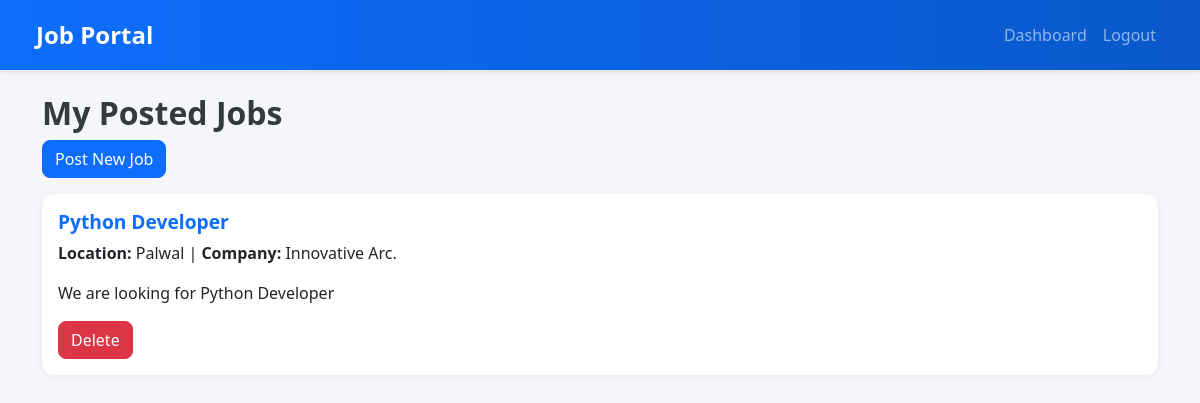
The page /dashboard (signed in) on the database its author committed.
### app.py (models this page shows)
class Job(db.Model):
    id = db.Column(db.Integer, primary_key=True)
    title = db.Column(db.String(200))
    location = db.Column(db.String(100))
    company = db.Column(db.String(100))
    salary = db.Column(db.String(100))
    description = db.Column(db.Text)
    employer_id = db.Column(db.Integer, db.ForeignKey('user.id'))

### app.py (the view, shortened to what this page needs)
@app.route('/dashboard', methods=['GET', 'POST'])
@login_required
def dashboard():
    if current_user.role == 'admin':
        return render_template('admin_dashboard.html', users=User.query.all(), jobs=Job.query.all(), applications=Application.query.all())
    elif current_user.role == 'employer':
        return render_template('employer_dashboard.html', jobs=Job.query.filter_by(employer_id=current_user.id).all())

### app.py (called while the page is built)
@login_manager.user_loader
def load_user(user_id):
    return User.query.get(int(user_id))

### templates/employer_dashboard.html
{% extends 'base.html' %}
{% block content %}
<h2>My Posted Jobs</h2>
<a href="{{ url_for('post_job') }}" class="btn btn-primary mb-3">Post New Job</a>
{% for job in jobs %}
<div class="card mb-3">
    <div class="card-body">
        <h5 class="card-title">{{ job.title }}</h5>
        <p class="card-text"><strong>Location:</strong> {{ job.location }} | <strong>Company:</strong> {{ job.company }}</p>
        <p class="card-text">{{ job.description }}</p>
        <a href="{{ url_for('delete_job', job_id=job.id) }}" class="btn btn-danger">Delete</a>
    </div>
</div>
{% else %}
    <p>No jobs posted yet.</p>
{% endfor %}
{% endblock %}

### static/style.css (style rules this page uses)
body { background-color: #f4f6f9; font-family: 'Segoe UI', Tahoma, Geneva, Verdana, sans-serif; }
h1, h2, h3, h4, h5 { font-weight: 600; color: #343a40; }
.card { border-radius: 12px; box-shadow: 0 2px 8px rgba(0,0,0,0.05); border: none; }
.card-title { font-size: 1.2rem; font-weight: 600; color: #0d6efd; }
.btn { border-radius: 8px; transition: all 0.2s ease-in-out; }

### rows shown on the page
Job: title "Python Developer", location "Palwal", company "Innovative Arc.", description "We are looking for Python Developer"
